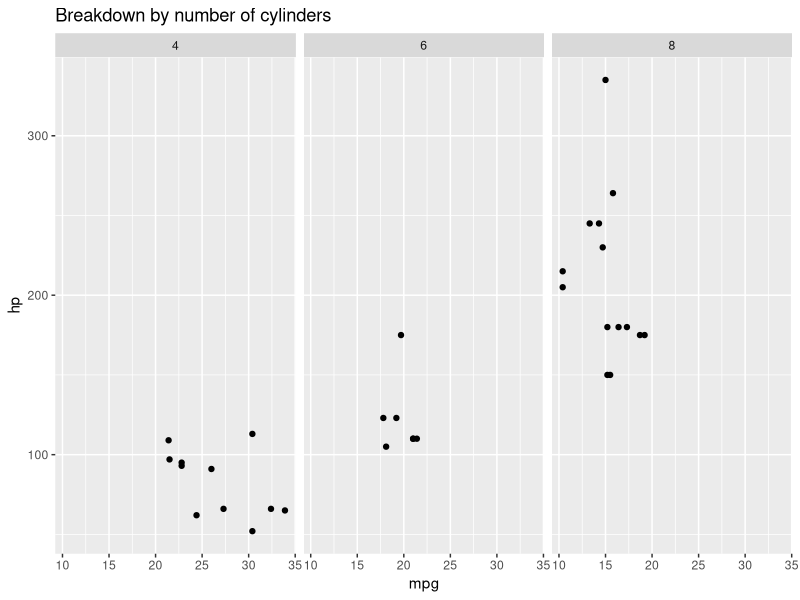
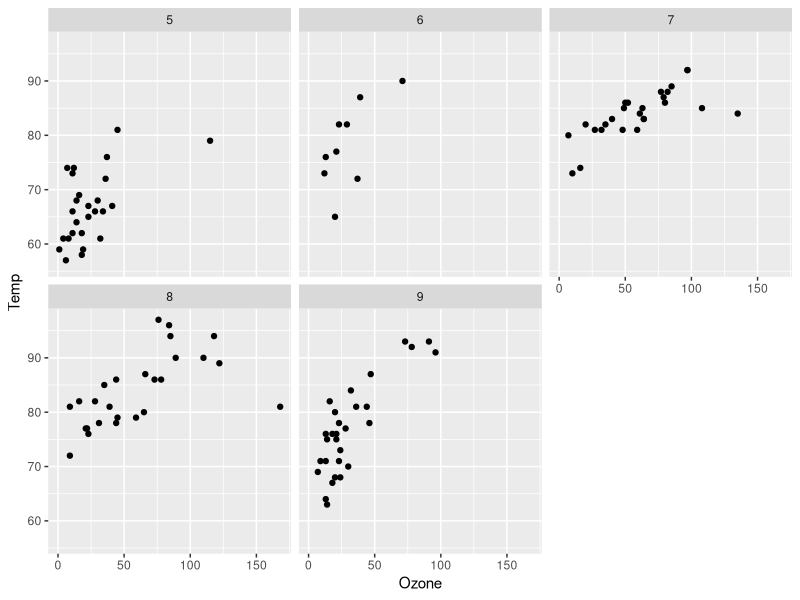
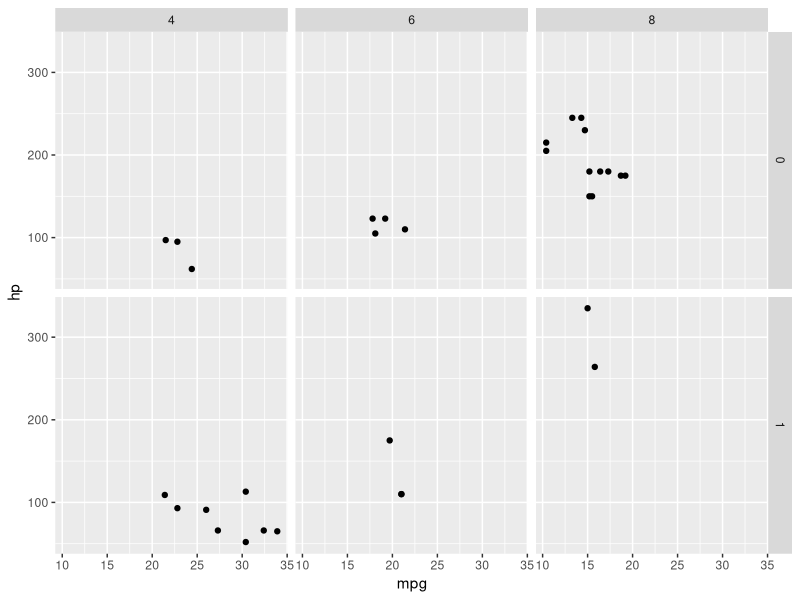
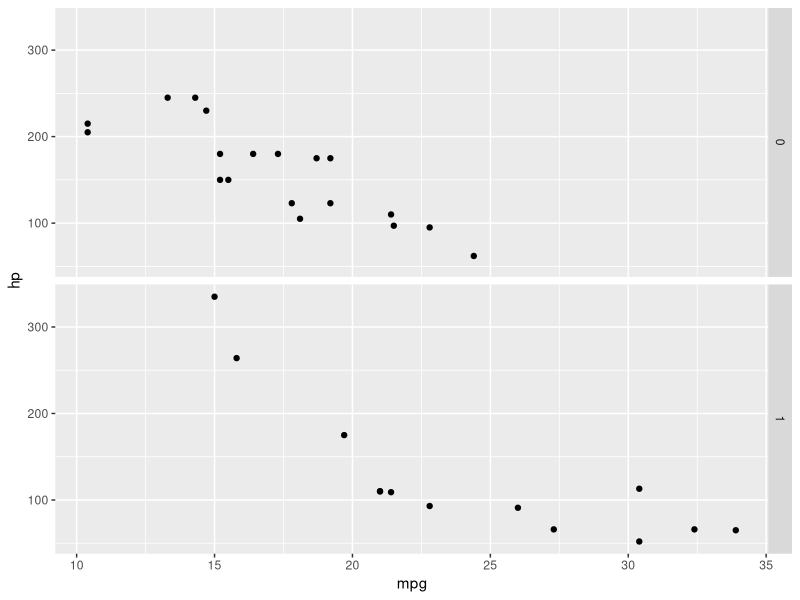
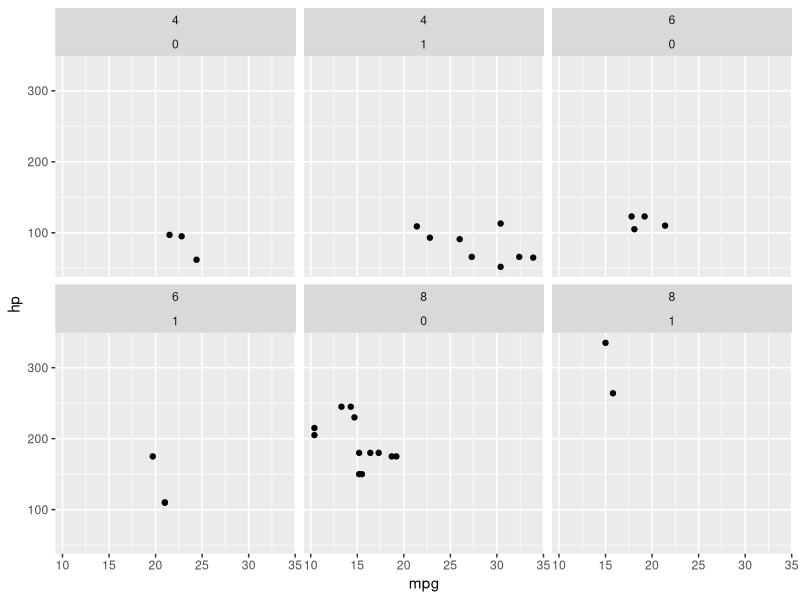
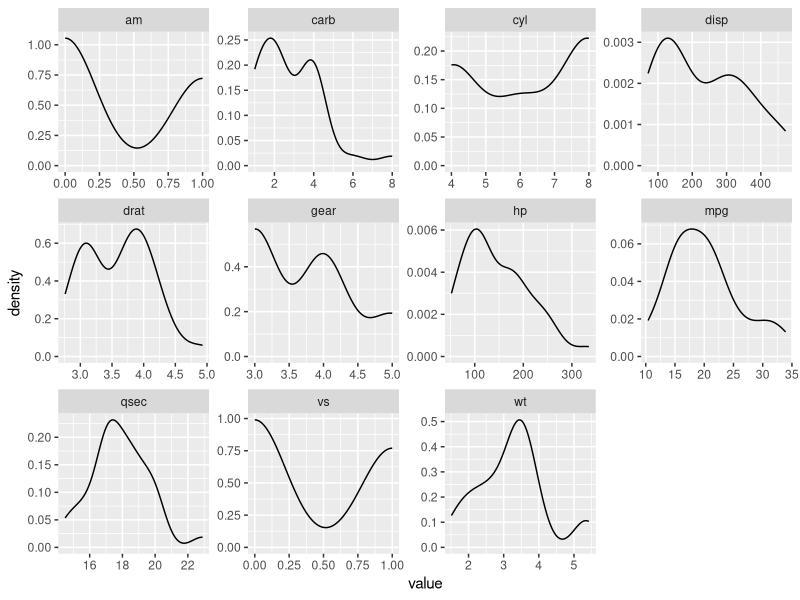
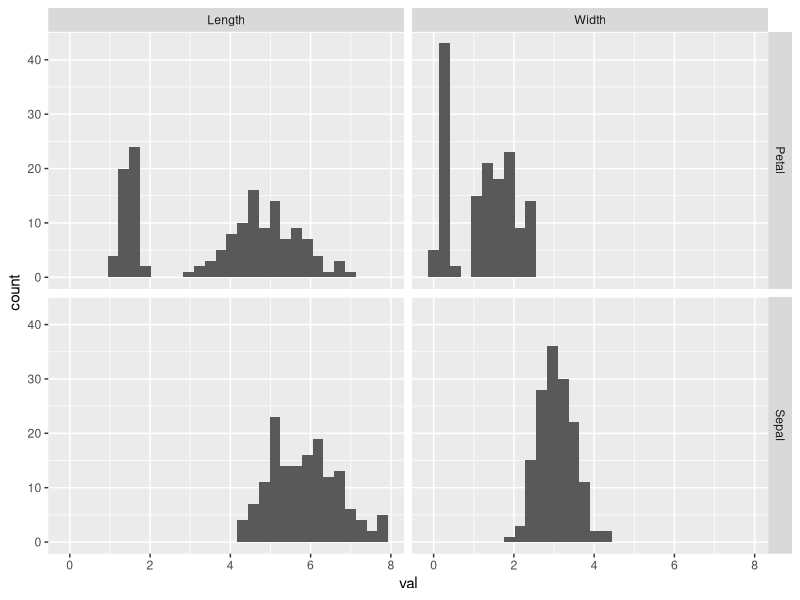

Here is the R script that generated these plots, in order:
## ---- chunk 1
knitr::opts_knit$set(root.dir = '../../../../')
knitr::opts_chunk$set(
  collapse = TRUE,
  comment = "#>",
  fig.height = 3,
  fig.width = 3,
  fig.align = "center"
)
## ---- chunk 2
library(ggplot2)
ggplot(mtcars, aes(x = mpg, y = hp)) +
  geom_point() +
  facet_wrap(~ cyl) +
  ggtitle("Breakdown by number of cylinders")
## ---- chunk 3
ggplot(airquality, aes(x = Ozone, y = Temp)) + geom_point() +
  facet_wrap(~ Month)
## ---- chunk 4
ggplot(mtcars, aes(x = mpg, y = hp)) + geom_point() +
  facet_grid(am ~ cyl)
## ---- chunk 5
ggplot(mtcars, aes(x = mpg, y = hp)) + geom_point() +
  facet_grid(am ~ .)
## ---- chunk 6
ggplot(mtcars, aes(x = mpg, y = hp)) + geom_point() +
  facet_wrap(~ cyl + am)
## ---- chunk 7
library(dplyr)
library(tidyr)

mtcars %>%
  gather() %>% 
  ggplot(aes(x = value)) +
    geom_density() +
    facet_wrap(~ key, scales = "free")
## ---- chunk 8
library(dplyr)
library(tidyr)

iris %>%
  select(-Species) %>% 
  gather(var, val) %>% 
  separate(var, into = c("part", "measure")) %>% 
  ggplot(aes(x = val)) +
    geom_histogram() +
    facet_grid(part ~ measure)
